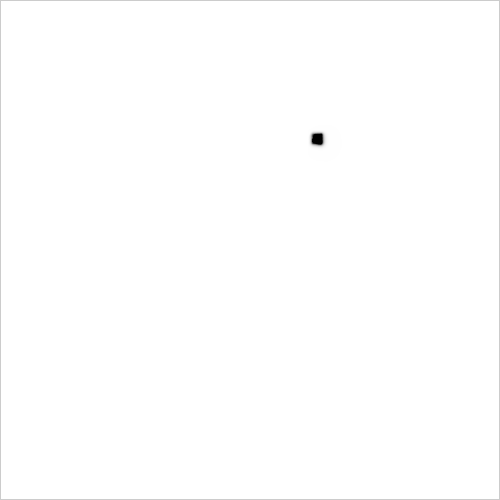
Frame 1 (no input)
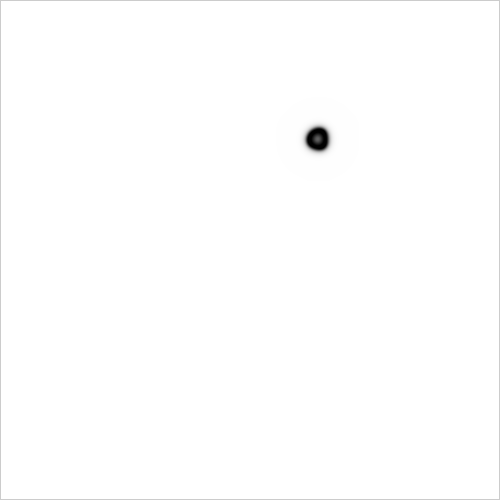
Frame 60 (the mouse pressed at the canvas centre just before this capture)
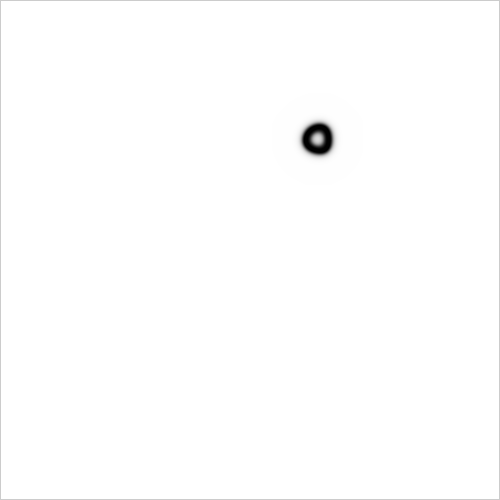
Frame 120 (the mouse held since frame 60 and released just before this capture)

The Processing sketch that drew these frames (run headless with seeded random() and noise(); from frame 60 on, the mouse is pressed at the canvas centre):

// Processing sketch: generative_art_j137
// ── generative_art_j137.pde
Cell[][] grid;
Cell[][] prev;
int size = 15;
int startx, starty;
int xmin, xmax, ymin, ymax;

void setup() {
  size(500, 500);
  frameRate(30);
  smooth();
  noFill();
  grid = new Cell[width][height];
  prev = new Cell[width][height];

  for (int i = 0; i < width; i++) {
    for (int j = 0; j < height; j ++) {
      float a = 1;
      float b = 0;
      grid[i][j] = new Cell(a, b);
      prev[i][j] = new Cell(a, b);
    }
  }

  for (int n = 0; n < 1; n++) {
    startx = int(random(20, width-20));
    starty = int(random(20, height-20));

    for (int i = startx-5; i < startx+5; i++) {
      for (int j = starty-5; j < starty+5; j ++) {
        float a = random(1);
        float b = random(1);
        grid[i][j] = new Cell(a, b);
        prev[i][j] = new Cell(a, b);
      }
    }
  }
}

float dA = 1.0;
float dB = 0.5;
float feed = 0.055;
float k = 0.062;

class Cell {
  float a;
  float b;

  Cell(float a_, float b_) {
    a = a_;
    b = b_;
  }
}


void update() {
  //if (frameCount%50 == 0) size++;
  xmin = constrain(startx-size, 1, width-1);
  xmax = constrain(startx+size, 1, width-1);
  ymin = constrain(starty-size, 1, height-1);
  ymax = constrain(starty+size, 1, height-1);
  for (int i = xmin; i < xmax; i++) {
    for (int j = ymin; j < ymax; j ++) {

      Cell spot = prev[i][j];
      Cell newspot = grid[i][j];

      float a = spot.a;
      float b = spot.b;

      float laplaceA = 0;
      float laplaceAa = 0;
      float laplaceAb = 0;
      laplaceA += a*-1;
      laplaceAa += prev[i+1][j].a;
      laplaceAa += prev[i-1][j].a;
      laplaceAa += prev[i][j+1].a;
      laplaceAa += prev[i][j-1].a;
      laplaceAb += prev[i-1][j-1].a;
      laplaceAb += prev[i+1][j-1].a;
      laplaceAb += prev[i-1][j+1].a;
      laplaceAb += prev[i+1][j+1].a;
      laplaceA += laplaceAa*0.2 + laplaceAb*0.05;

      float laplaceB = 0;
      float laplaceBa = 0;
      float laplaceBb = 0;
      laplaceB += b*-1;
      laplaceBa += prev[i+1][j].b;
      laplaceBa += prev[i-1][j].b;
      laplaceBa += prev[i][j+1].b;
      laplaceBa += prev[i][j-1].b;
      laplaceBb += prev[i-1][j-1].b;
      laplaceBb += prev[i+1][j-1].b;
      laplaceBb += prev[i-1][j+1].b;
      laplaceBb += prev[i+1][j+1].b;
      laplaceB += laplaceBa*0.2 + laplaceBb*0.05;

      newspot.a = a + (dA*laplaceA - a*b*b + feed*(1-a))*1;
      newspot.b = b + (dB*laplaceB + a*b*b - (k+feed)*b)*1;

      newspot.a = constrain(newspot.a, 0, 1);
      newspot.b = constrain(newspot.b, 0, 1);
    }
  }
}

void swap() {
  /**Cell[][] temp = prev;
  prev = grid;
  grid = temp;**/
  grid = prev;
}

void draw() {
  //background(1);
  println(frameRate);

  size = 300;//15 + frameCount/12;
  for (int i = 0; i < 5; i++) {
    update();
    swap();
  }

  loadPixels();
  for (int i = 1; i < width-1; i++) {
    for (int j = 1; j < height-1; j ++) {
      Cell spot = grid[i][j];
      float a = spot.a;
      float b = spot.b;
      int pos = i + j * width;
      pixels[pos] = color((a-b)*255);
    }
  }
  updatePixels();
  /**line(xmin, ymin, xmin+2*size, ymin);
  line(xmin, ymin, xmin, ymin + 2*size);
  line(xmin + 2*size, ymin, xmin + 2*size, ymin + 2*size);
  line(xmin, ymin + 2*size, xmin + 2*size, ymin + 2*size);**/
}
